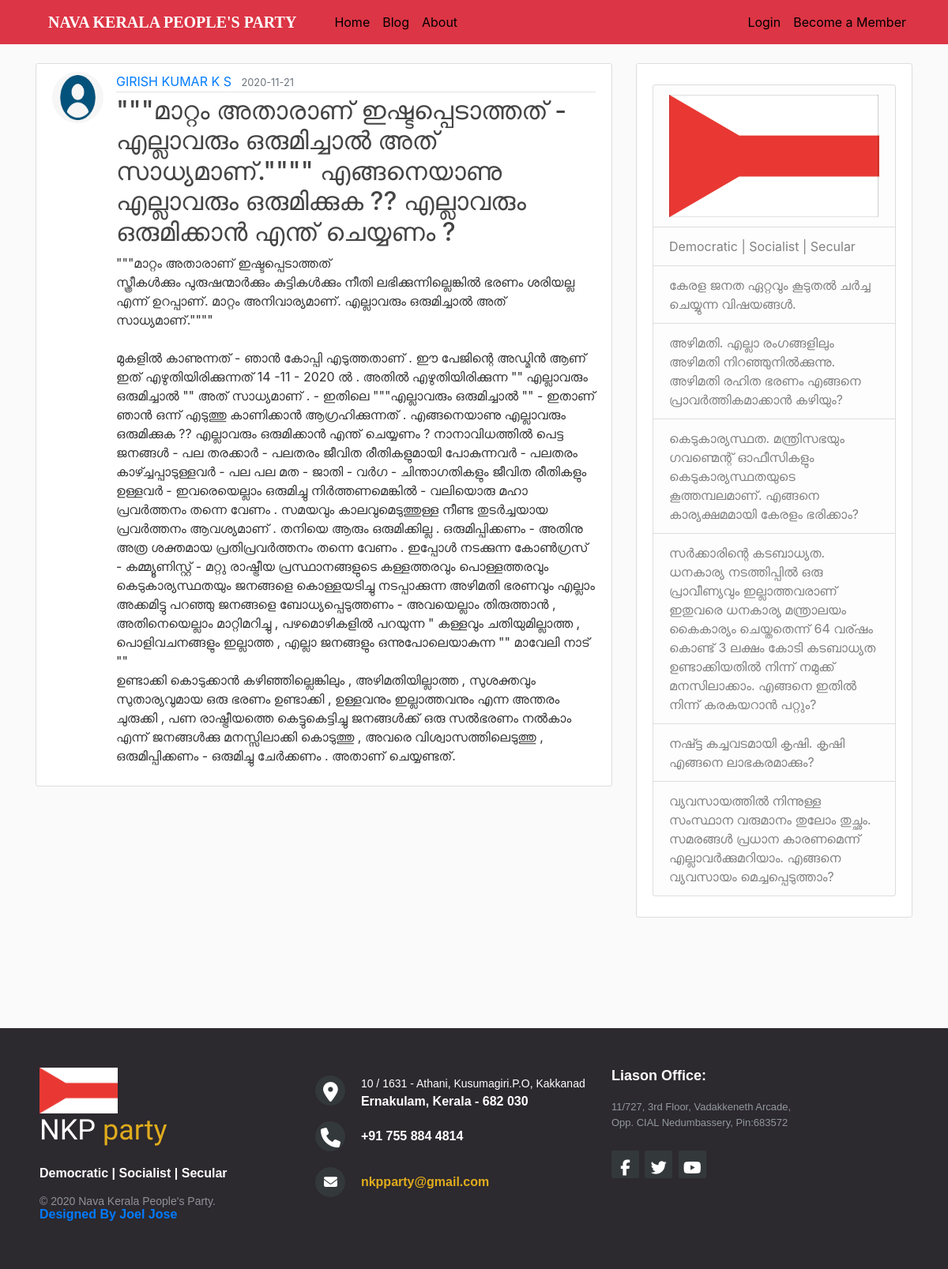
Page /post/27 on the committed database.
### mySite/models.py (models this page shows, shortened)
class User(db.Model, UserMixin):
    id = db.Column(db.Integer, primary_key=True)
    username = db.Column(db.String(20), unique=True, nullable=False)
    email = db.Column(db.String(120), unique=True, nullable=False)
    image_file = db.Column(db.String(20), nullable=False, default='default.jpg')
    password = db.Column(db.String(60), nullable=False)
    district = db.Column(db.String(20),nullable=False,default='default')
    localBodyType = db.Column(db.String(20),nullable=False,default='default')
    localBodyName = db.Column(db.String(20),nullable=False,default='default')
    phone = db.Column(db.String(20),nullable=False,default='default')
    privelege=db.Column(db.Integer,nullable=False,default=0)
    verify_email=db.Column(db.Boolean,nullable=False,default=False)
    verify_phone=db.Column(db.Boolean,nullable=False,default=False)
    posts = db.relationship('Post', backref='author', lazy=True)

class Post(db.Model):
    id = db.Column(db.Integer, primary_key=True)
    title = db.Column(db.String(100), nullable=False)
    date_posted = db.Column(db.DateTime, nullable=False, default=datetime.utcnow)
    content = db.Column(db.Text, nullable=False)
    user_id = db.Column(db.Integer, db.ForeignKey('user.id'), nullable=False)
    status=db.Column(db.Integer,nullable=False,default=0)

### mySite/posts/routes.py (the view)
@posts.route("/post/<int:post_id>")
def post(post_id):
    post = Post.query.get_or_404(post_id)
    return render_template('post.html', title=post.title, post=post)

### mySite/templates/post.html (shortened to what this page needs)
{% extends "layout.html" %}
{% block content %}
  <article class="media content-section">
    <img class="rounded-circle article-img" src="{{ url_for('static', filename='profile_pics/' + post.author.image_file) }}">
    <div class="media-body">
      <div class="article-metadata">
        <a class="mr-2" href="{{ url_for('users.user_posts', username=post.author.username) }}">{{ post.author.username }}</a>
        <small class="text-muted">{{ post.date_posted.strftime('%Y-%m-%d') }}</small>
      </div>
      <h2 class="article-title">{{ post.title }}</h2>
      <p class="article-content">{{ post.content }}</p>
    </div>
  </article>
{% endblock content %}

### mySite/static/main.css (style rules this page uses)
body { background: #fafafa; color: #333333; margin-top: 5rem; }
h1, h2, h3, h4, h5, h6 { color: #444444; }
.content-section { background: #ffffff; padding: 10px 20px; border: 1px solid #dddddd; border-radius: 3px; margin-bottom: 20px; }
.article-title { color: #444444; }
.article-content { white-space: pre-line; }
.article-img { height: 65px; width: 65px; margin-right: 16px; }
.article-metadata { padding-bottom: 1px; margin-bottom: 4px; border-bottom: 1px solid #e3e3e3 }

### rows in the picture
User: image_file (placeholder picture), author.username "GIRISH KUMAR K S"
Post: date_posted "2020-11-21", title "\"\"\"മാറ്റം അതാരാണ് ഇഷ്ടപ്പെടാത്തത് - എല്ലാവരും ഒരുമിച്ചാൽ അത് സാധ്യമാണ്.\"\"\"\" എങ്ങനെയാണു എല്ലാവരും ഒരുമിക്കുക ?? എല്ലാവരും ഒരുമിക്കാൻ എന്ത് ചെയ്യണം ?", content "\"\"\"മാറ്റം അതാരാണ് ഇഷ്ടപ്പെടാത്തത് സ്ത്രീകൾക്കും പുരുഷന്മാർക്കും കുട്ടികൾക്കും നീതി ലഭിക്കുന്നില്ലെങ്കിൽ ഭരണം ശരിയല്ല എന്ന് ഉറപ്പാണ്. മാറ്റം അനിവാര്യമാണ്. എല്ലാവരും ഒരുമിച്ചാൽ അത് സാധ്യമാണ്.\"\"\"\" മുകളിൽ കാണുന്നത് - ഞാൻ കോപ്പി എടുത്തതാണ് . ഈ പേജിന്റെ അഡ്മിൻ ആണ് ഇത് എഴുതിയിരിക്കുന്നത് 14 -11 - 2020 ൽ . അതിൽ എഴുതിയിരിക്കുന്ന \"\" എല്ലാവരും ഒരുമിച്ചാൽ \"\" അത് സാധ്യമാണ് . - ഇതിലെ \"\"\"എല്ലാവരും ഒരുമിച്ചാൽ \"\" - ഇതാണ് ഞാൻ ഒന്ന് എടുത്തു കാണിക്കാൻ ആഗ്രഹിക്കുന്നത് . എങ്ങനെയാണു എല്ലാവരും ഒരുമിക്കുക ?? എല്ലാവരും ഒരുമിക്കാൻ എന്ത് ചെയ്യണം ? നാനാവിധത്തിൽ പെട്ട ജനങ്ങൾ - പല തരക്കാർ - പലതരം ജീവിത രീതികളുമായി പോകുന്നവർ - പലതരം കാഴ്ച്ചപ്പാടുള്ളവർ - പല പല മത - ജാതി - വർഗ - ചിന്താഗതികളും ജീവിത രീതികളും ഉള്ളവർ -…"
